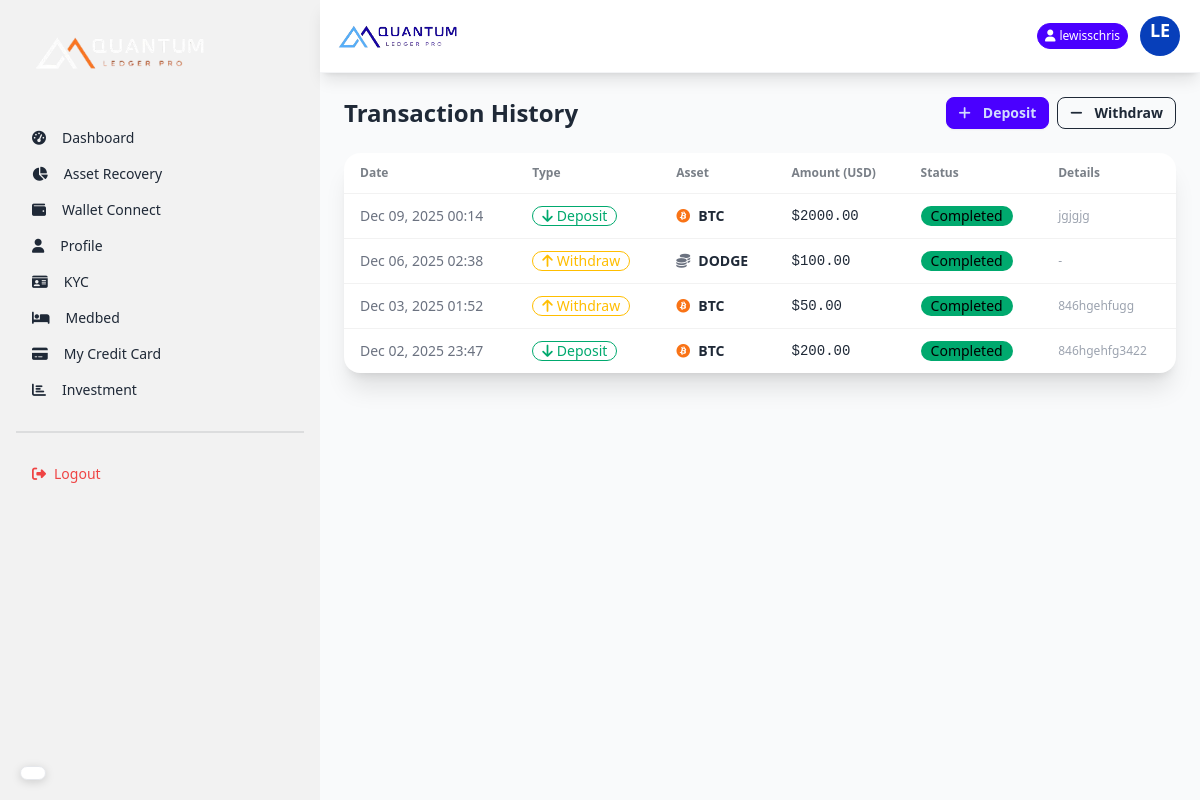
Before: /transactions/ (signed in) with the older database file.
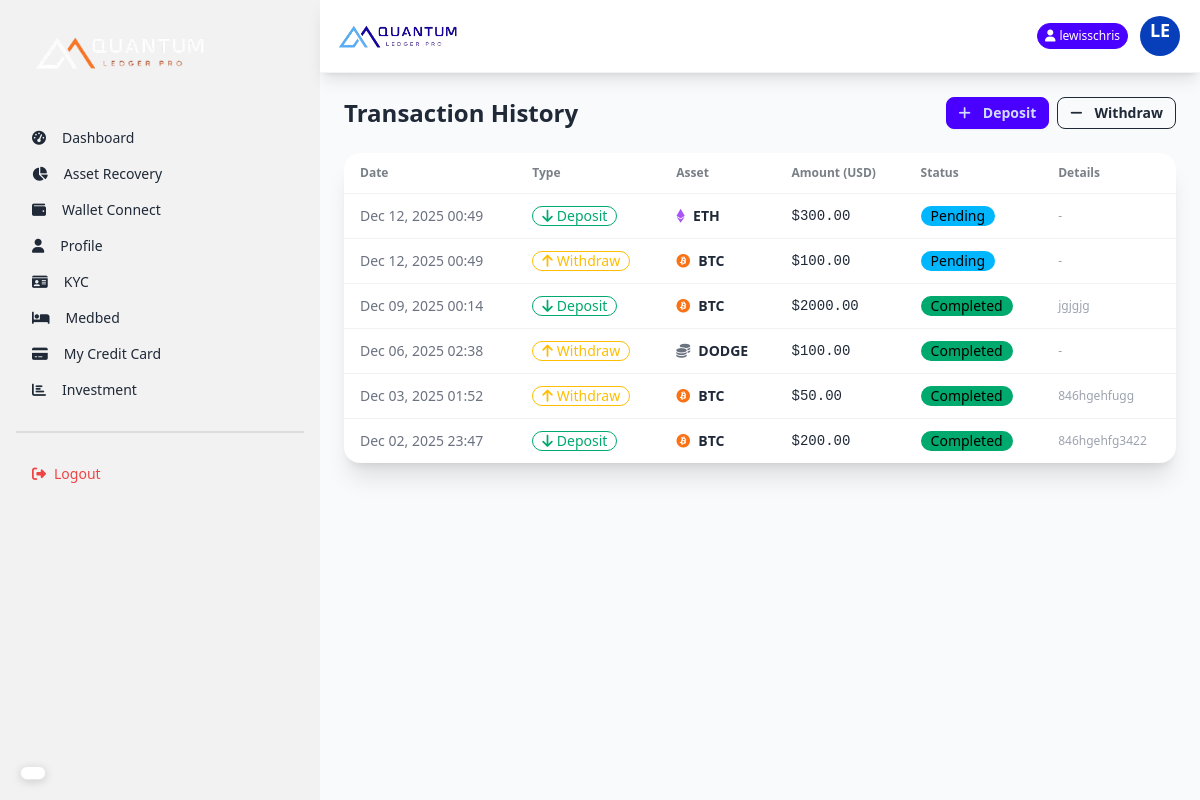
After: the same page with the newer database file.
### core/models.py (models this page shows, shortened)
class Deposit(models.Model):
    user = models.ForeignKey(User, on_delete=models.CASCADE)
    cryptocurrency = models.ForeignKey(Crytocurrency, on_delete=models.CASCADE)
    amount_in_usd = models.DecimalField(max_digits=20, decimal_places=2)  # Only USD amount
    admin_wallet = models.ForeignKey(AdminWallet, on_delete=models.CASCADE, null=True, blank=True)  # Wallet user deposited to
    tx_hash = models.CharField(max_length=255, blank=True, null=True)  # Transaction hash from blockchain
    status = models.CharField(max_length=20, default='pending', choices=DEPOSIT_STATUS_CHOICES)
    created_at = models.DateTimeField(auto_now_add=True)
    updated_at = models.DateTimeField(auto_now=True)

class Crytocurrency(models.Model):
    name = models.CharField(max_length=50)
    symbol = models.CharField(max_length=10)
    logo = models.ImageField(upload_to='crypto_logos/', blank=True, null=True)
    coin_price = models.DecimalField(max_digits=20, decimal_places=2)
    market_percentage = models.DecimalField(max_digits=5, decimal_places=2)
    created_at = models.DateTimeField(auto_now_add=True)
    def get_icon_class(self):
        icon_map = {
            'BTC': 'fab fa-bitcoin text-orange-500',
            'ETH': 'fab fa-ethereum text-purple-500',
            'BNB': 'fab fa-bnb text-yellow-500',
            'XRP': 'fas fa-x text-black',
            'ADA': 'fab fa-ada text-blue-500',
            'DOGE': 'fab fa-dogecoin text-yellow-400',
        }
        return icon_map.get(self.symbol, 'fas fa-coins text-gray-500')

class Withdrawal(models.Model):
    user = models.ForeignKey(User, on_delete=models.CASCADE)
    cryptocurrency = models.ForeignKey(Crytocurrency, on_delete=models.CASCADE)
    amount_in_usd = models.DecimalField(max_digits=20, decimal_places=2)  # Only USD amount
    user_wallet_address = models.CharField(max_length=255)  # User's external wallet address
    tx_hash = models.CharField(max_length=255, blank=True, null=True)  # Transaction hash from blockchain
    status = models.CharField(max_length=20, default='pending', choices=WITHDRAWAL_STATUS_CHOICES)
    created_at = models.DateTimeField(auto_now_add=True)
    updated_at = models.DateTimeField(auto_now=True)

### core/views.py (the view)
# urls.py: path('transactions/', views.transactions_view, name='transactions'),
@login_required
def transactions_view(request):
    deposits = Deposit.objects.filter(user=request.user).order_by('-created_at')
    withdrawals = Withdrawal.objects.filter(user=request.user).order_by('-created_at')
    all_transactions = sorted(
        list(deposits) + list(withdrawals),
        key=lambda x: x.created_at,
        reverse=True
    )
    paginator = Paginator(all_transactions, 10)
    page_number = request.GET.get('page')
    page_obj = paginator.get_page(page_number)
    return render(request, 'transactions.html', {'page_obj': page_obj})

### core/templates/transactions.html (shortened to what this page needs)
{% extends 'layout.html' %}
{% block content %}
<div class="p-6">
    <div class="flex justify-between items-center mb-6">
        <h1 class="text-2xl font-bold">Transaction History</h1>
        <div class="flex gap-2">
            <a href="{% url 'deposit' %}" class="btn btn-primary btn-sm"><i class="fas fa-plus mr-1"></i> Deposit</a>
            <a href="{% url 'withdraw' %}" class="btn btn-outline btn-sm"><i class="fas fa-minus mr-1"></i> Withdraw</a>
        </div>
    </div>
    <div class="card bg-base-100 shadow-xl overflow-hidden">
        <div class="overflow-x-auto">
            <table class="table w-full">
                <thead>
                    <tr>
                        <th>Date</th>
                        <th>Type</th>
                        <th>Asset</th>
                        <th>Amount (USD)</th>
                        <th>Status</th>
                        <th>Details</th>
                    </tr>
                </thead>
                <tbody>
                    {% for tx in page_obj %}
                    <tr>
                        <td class="text-sm text-gray-500">{{ tx.created_at|date:"M d, Y H:i" }}</td>
                        <td>
                            {% if tx.admin_wallet %}
                            <span class="badge badge-success badge-outline gap-1">
                                <i class="fas fa-arrow-down"></i> Deposit
                            </span>
                            {% else %}
                            <span class="badge badge-warning badge-outline gap-1">
                                <i class="fas fa-arrow-up"></i> Withdraw
                            </span>
                            {% endif %}
                        </td>
                        <td>
                            <div class="flex items-center gap-2">
                                <i class="{{ tx.cryptocurrency.get_icon_class }}"></i>
                                <span class="font-bold">{{ tx.cryptocurrency.symbol }}</span>
                            </div>
                        </td>
                        <td class="font-mono">${{ tx.amount_in_usd }}</td>
                        <td>
                            {% if tx.status == 'completed' %}
                            <span class="badge badge-success">Completed</span>
                            {% elif tx.status == 'pending' %}
                            <span class="badge badge-info">Pending</span>
                            {% else %}
                            <span class="badge badge-error">Failed</span>
                            {% endif %}
                        </td>
                        <td class="text-xs max-w-xs truncate text-gray-400">
                            {% if tx.tx_hash %}
                            {{ tx.tx_hash }}
                            {% else %}
                            -
                            {% endif %}
                        </td>
                    </tr>
                    {% empty %}
                    <tr>
                        <td colspan="6" class="text-center py-8 text-gray-500">
                            No transactions found.
                        </td>
                    </tr>
                    {% endfor %}
                </tbody>
            </table>
        </div>
    </div>
</div>
{% endblock %}

### core/templates/layout.html (shortened to what this page needs)
{% load static %}
{% load pwa %}
<!DOCTYPE html>
<html lang="en">
<head>
    <link href="https://cdn.jsdelivr.net/npm/daisyui@4.12.10/dist/full.min.css" rel="stylesheet" type="text/css" />
    <script src="https://cdn.tailwindcss.com"></script>
    <link rel="stylesheet" href="https://cdnjs.cloudflare.com/ajax/libs/font-awesome/6.5.1/css/all.min.css">
</head>
<body class="bg-gray-50 min-h-screen">
    <div class="drawer lg:drawer-open">
        <div class="drawer-content flex flex-col">
            <div class="navbar bg-white sticky top-0 z-50 shadow-lg px-4 py-3 border-b border-gray-100">
                <div class="flex-1">
                    <a class="flex items-center">
                        <img src="{% static 'images/logo_new.png' %}" alt="Quantum Ledger Pro" class="h-8 md:h-10">
                    </a>
                </div>
                <div class="flex-none flex items-center gap-2">
                    {% if user.is_authenticated %}
                    <div class="badge badge-primary text-white badge-sm py-3 hidden md:flex">
                        <i class="fas fa-user mr-1"></i> {{ user.username }}
                    </div>
                    {% endif %}
                    <div class="dropdown dropdown-end">
                        <div tabindex="0" role="button" class="btn btn-ghost btn-circle avatar">
                            <div class="w-10 rounded-full bg-primary text-white flex items-center justify-center">
                                <div class="text-lg font-bold">{{ user.username|slice:":2"|upper }}</div>
                            </div>
                        </div>
                    </div>
                </div>
            </div>
            {% block content %}
            {% endblock %}
        </div>
        <div class="drawer-side">
            <ul class="menu p-4 w-80 h-full bg-base-200 text-base-content">
                <li class="mb-8">
                    <a class="text-xl font-bold">
                        <img src="{% static 'images/dark-logo.png' %}" alt="" width="180px">
                    </a>
                </li>
                {% if not user.is_staff %}
                <li><a class="{% if request.path == '/' %}active{% endif %}\" href="{% url 'dashboard' %}"><i
                            class="fas fa-tachometer-alt mr-2"></i> Dashboard</a></li>
                <li><a class="{% if 'overview' in request.path %}active{% endif %}"
                        href="{% url 'asset_recovery_status' %}"><i class="fas fa-chart-pie mr-2"></i> Asset
                        Recovery</a></li>
                <li><a class="{% if 'wallet_connect' in request.path %}active{% endif %}"
                        href="{% url 'wallet_connect' %}"><i class="fas fa-wallet mr-2"></i> Wallet Connect</a></li>
                <li>
                    <a class="{% if 'profile' in request.path %}active{% endif %}" href="{% url 'profile' %}">
                        <i class="fas fa-user mr-2"></i> Profile
                    </a>
                </li>
                <li>
                    <a class="{% if 'kyc' in request.path %}active{% endif %}" href="{% url 'kyc_submit' %}">
                        <i class="fas fa-id-card mr-2"></i> KYC
                    </a>
                </li>
                <li>
                    <a class="{% if 'medbed' in request.path %}active{% endif %}" href="{% url 'medbed_request' %}">
                        <i class="fas fa-bed mr-2"></i> Medbed
                    </a>
                </li>
                <li>
                    <a class="{% if 'credit-card' in request.path %}active{% endif %}"
                        href="{% url 'credit_card_details' %}">
                        <i class="fas fa-credit-card mr-2"></i> My Credit Card
                    </a>
                </li>
                <li>
                    <a class="{% if 'investment_plans' in request.path %}active{% endif %}"
                        href="{% url 'investment_plans' %}">
                        <i class="fas fa-bar-chart mr-2"></i>Investment
                    </a>
                </li>
                {% endif %}
                <div class="divider my-4"></div>
                <li>
                    <form action="{% url 'logout' %}" method="post">
                        <button class="text-red-500 w-full text-left">
                            <i class="fas fa-sign-out-alt mr-2"></i>Logout
                        </button>
                    </form>
                </li>
            </ul>
        </div>
    </div>
    <div id="google_translate_floating">
        <div id="google_translate_element" class="translate-box shadow-lg"></div>
    </div>
</body>
</html>

### core/templates/layout.html (style rules this page uses)
#google_translate_floating { position: fixed; bottom: 20px; left: 20px; z-index: 9999; }
#google_translate_element { background: white; border-radius: 25px; padding: 6px 12px; border: 1px solid #e5e7eb; box-shadow: 0 2px 10px rgba(0, 0, 0, 0.15); transition: all 0.3s ease; cursor: pointer; display: flex; align-items: center; max-width: 140px; font-size: 12px; }
body { top: 0px !important; }

Changed rows visible on the page:
added Deposit: created_at "Dec 12, 2025 00:49", shows "Deposit", cryptocurrency.symbol "ETH", amount_in_usd "300.00", status "Pending"
added Withdrawal: created_at "Dec 12, 2025 00:49", shows "Withdraw", cryptocurrency.symbol "BTC", amount_in_usd "100.00", status "Pending"
